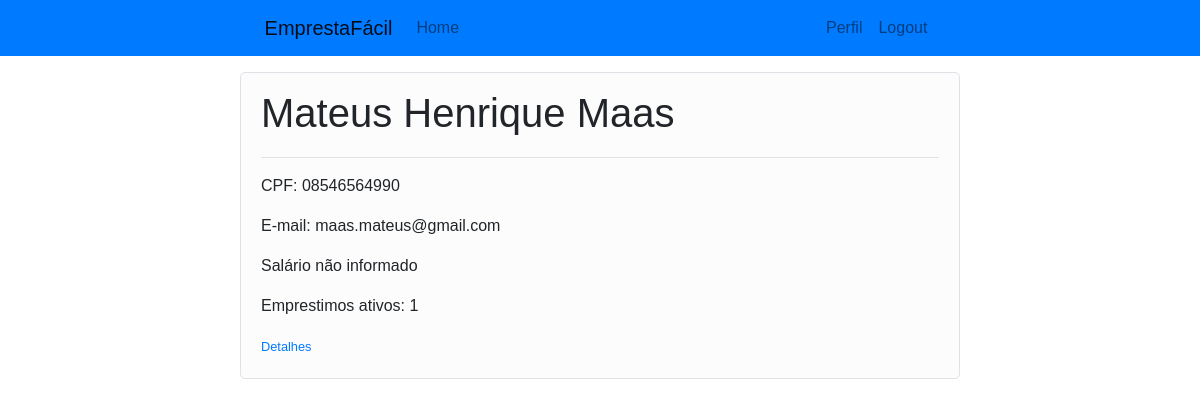
Page /perfil (signed in) on the earlier database version.
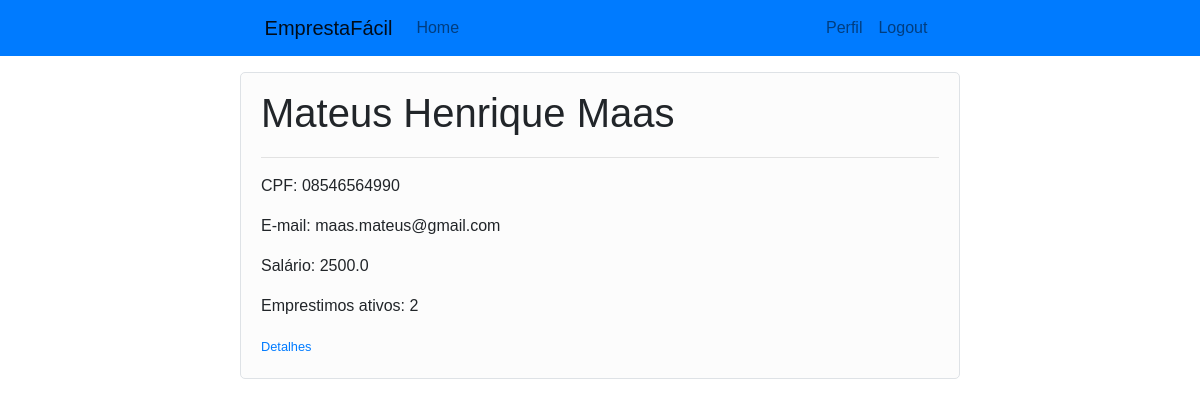
Same page on the later database version.
### FlaskEmprestimo/models.py (models this page shows, shortened)
class Usuario(db.Model, UserMixin):
    id = db.Column(db.Integer, primary_key=True)
    nome = db.Column(db.String(50), nullable=False)
    cpf = db.Column(db.String(11), nullable = False, unique=True)
    email = db.Column(db.String(50), nullable=False, unique=True)
    senha = db.Column(db.String(60), nullable=False)
    salario = db.Column(db.Float, nullable=False)
    emprestimos = db.relationship('Emprestimo', backref='beneficiado', lazy=True)

### FlaskEmprestimo/routes.py (the view)
@app.route('/perfil')
@login_required
def perfil():
    qtd_emprestimos = 0
    emprestimos = Usuario.query.filter_by(id=current_user.id).first().emprestimos
    for emprestimo in emprestimos:
        if emprestimo.ativo:
            qtd_emprestimos += 1
    return render_template('perfil.html', title='Perfil', qtd_emprestimos=qtd_emprestimos)

### FlaskEmprestimo/models.py (called while the page is built)
@login_manager.user_loader
def load_user(user_id):
    return Usuario.query.get(int(user_id))

### FlaskEmprestimo/templates/perfil.html
{% extends 'base.html' %}
{% block conteudo %}
<div class="border">
    <div class="info mt-3">
        <h1>{{ current_user.nome }}</h1>
        <hr>
        <p>CPF: {{ current_user.cpf }}</p>
        <p>E-mail: {{current_user.email}}</p>
        {% if current_user.salario %}
            <p>Salário: {{ current_user.salario }}</p>
        {% else %}
            <p>Salário não informado</p>
        {% endif %}
        <p>Emprestimos ativos: {{ qtd_emprestimos }}</p>
        <small class="text-muted">
            <a href="{{ url_for('detalhes_emprestimos') }}">Detalhes</a>
        </small>
    </div>
</div>
{% endblock %}

### FlaskEmprestimo/templates/base.html (shortened to what this page needs)
<!DOCTYPE html>
<html lang="en">
<head>
    <link rel="stylesheet" href="{{ url_for('static', filename='css/main.css') }}">
    <link rel="stylesheet" href="https://maxcdn.bootstrapcdn.com/bootstrap/4.0.0/css/bootstrap.min.css">
    </head>
<body>
    <nav class="navbar navbar-expand-lg navbar-light text-white bg-primary">
        <div class="content container-fluid">
            <div class="collapse navbar-collapse" id="navbarNav">
                <ul class="navbar-nav">
                    <li class="nav-item active">
                        <a class="navbar-brand" href="{{ url_for('index') }}">EmprestaFácil</a>
                    </li>
                    <li class="nav-item">
                        <a class="nav-link" href="{{ url_for('index') }}">Home</a>
                    </li>
                </ul>
                <ul class="navbar-nav ml-auto">
                    {% if current_user.is_authenticated %}
                    <li class="nav-item">
                        <a class="nav-link" href="{{ url_for('perfil') }}">Perfil</a>
                    </li>
                    <li class="nav-item">
                        <a class="nav-link" href="{{ url_for('logout') }}">Logout</a>
                    </li>
                    {% endif %}
                </ul>
            </div>
        </div>
    </nav>
    <div class="content mt-3">
        {% block conteudo %} {% endblock %}
    </div>
</body>
</html>

### FlaskEmprestimo/static/css/main.css (style rules this page uses)
body { font-family: sans-serif; }
div.content { font-family: sans-serif; margin-left: 20%; margin-right: 20%; }
div.border { border: 1px solid gray; border-radius: 5px; background-color: rgb(252, 252, 252); }
div.info { margin: 20px; }
div.info h1 { margin-bottom: 20px; }

Differences in the rows shown:
changed Usuario "Mateus Henrique Maas": salario (not shown) → "2500.0"
Other differences:
{{ qtd_emprestimos }}: "1" → "2"
text no longer shown: "Salário não informado"
text now shown: "Salário:"
